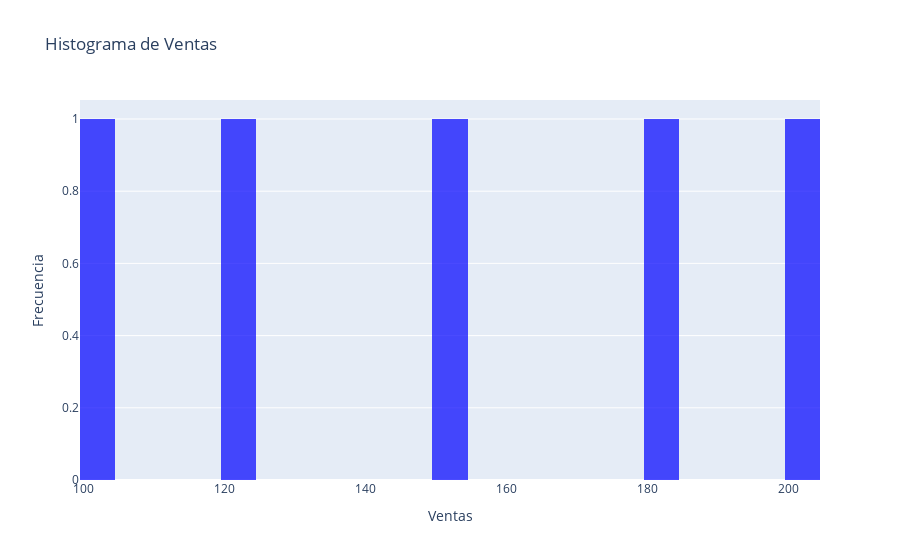

The notebook cell saved with this chart:
### Code cell
import plotly.graph_objects as go

# Creamos el histograma
fig = go.Figure(data=go.Histogram(
    x=df['ventas'],  
    nbinsx=50,  # Número de divisiones/bins
    marker=dict(
        color='blue' 
    ),
    opacity=0.7  # barras
))

# Configuramos el diseño del gráfico
fig.update_layout(
    title='Histograma de Ventas',
    xaxis_title='Ventas',
    yaxis_title='Frecuencia'
)
# Mostrar el gráfico
fig.show()

### Figure 1 — Plotly figure (JSON) as saved in the notebook; plotly's stock layout.template omitted (floating-point values rounded to 4 significant figures)
{"data": [{"marker": {"color": "blue"}, "nbinsx": 50, "opacity": 0.7, "type": "histogram", "x": [100, 200, 150, 120, 180]}], "layout": {"title": {"text": "Histograma de Ventas"}, "xaxis": {"title": {"text": "Ventas"}}, "yaxis": {"title": {"text": "Frecuencia"}}}}
